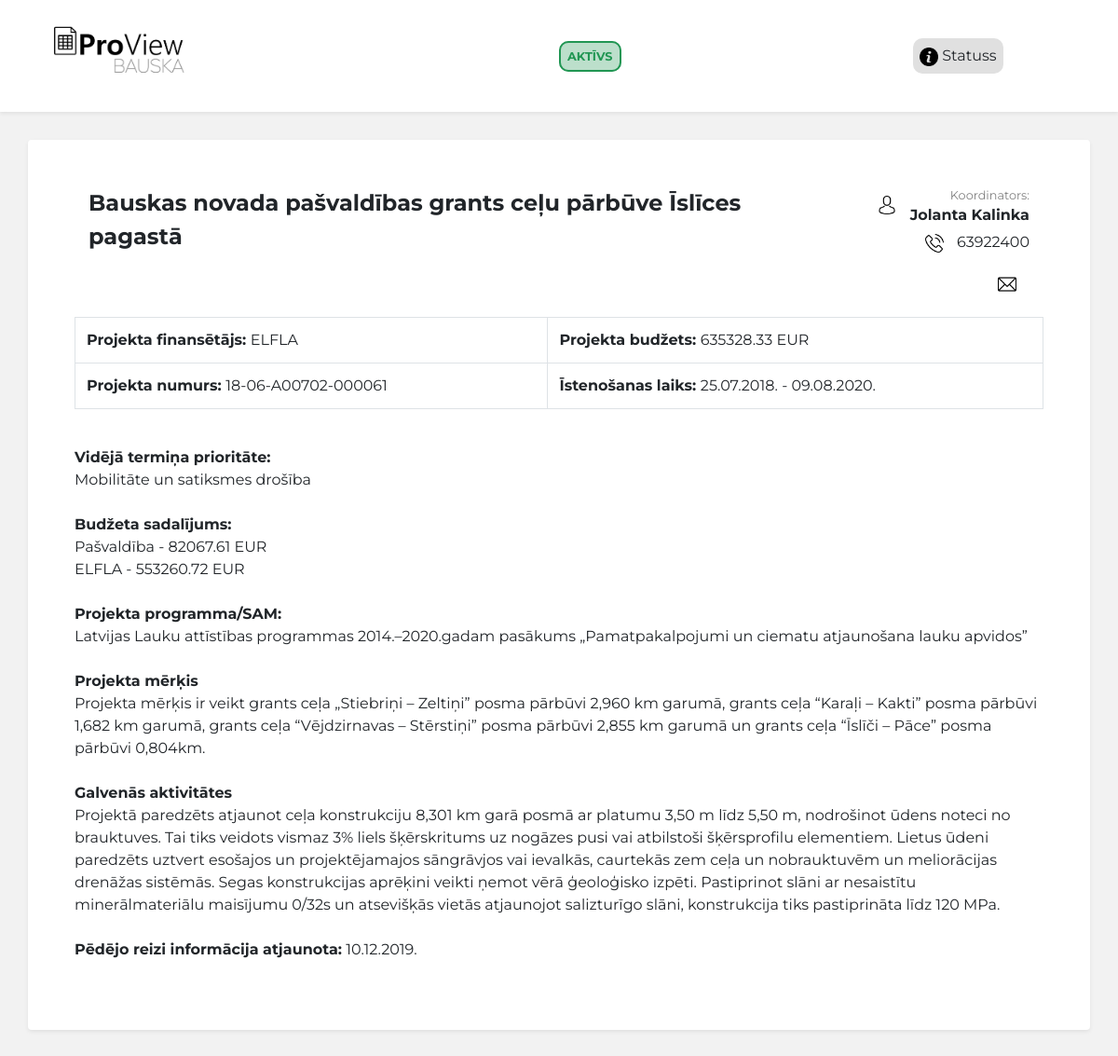
The page /individualAbout.php?id=2 on the database its author committed.
### tables this page shows
CREATE TABLE IF NOT EXISTS `projekti` (
  `ID` int(11) NOT NULL AUTO_INCREMENT,
  `Name` text NOT NULL,
  `Financer` text NOT NULL,
  `Status` text NOT NULL,
  `Category` text,
  `Number` text,
  `SAM` text,
  `Budget` bigint(11) DEFAULT NULL,
  `Purpose` text,
  `Activities` text,
  `StartDate` date DEFAULT NULL,
  `FinishDate` date DEFAULT NULL,
  `CoordinatorName` text,
  `CoordinatorContacts` text,
  `CoordinatorEmail` text,
  `BudgetSpent` bigint(11) DEFAULT '0',
  `Entry` datetime NOT NULL DEFAULT CURRENT_TIMESTAMP,
  `UpdateDate` datetime NOT NULL DEFAULT CURRENT_TIMESTAMP,
  PRIMARY KEY (`ID`),
  KEY `ID` (`ID`)
);

### functions/function.php (called while the page is built, shortened)
<?php
  require_once "connect.php";
  function getProjects($id) {
    global $mysqli;
    if($id){
      $query = "SELECT * FROM projekti WHERE ID = ".$id;
    } else {
      $query = "SELECT * FROM projekti";
    }
    $result = mysqli_query($mysqli, $query);
    if(!$id){
      return resultToArray($result);
    }else{
      return mysqli_fetch_assoc($result);
    };
  };
  function intToMoney($amount){
    $money = floatval($amount) / 100;
    return $money;
  }
  function financervalues($id){
    global $mysqli;
    $query = "SELECT * FROM finansetajs WHERE project_id = $id";
    $result = mysqli_query($mysqli, $query);
    $financierArray = mysqli_fetch_all($result,MYSQLI_ASSOC);
    $financierArray =  array_slice($financierArray[0],2);
    return $financierArray;
  }
 ?>

### individualAbout.php (the view, shortened to what this page needs)
<!DOCTYPE html>
<html lang="lv" dir="ltr">
	<head>
		<link rel="stylesheet" href="https://stackpath.bootstrapcdn.com/bootstrap/4.3.1/css/bootstrap.min.css">
		<link href="css/buttons.css" rel="stylesheet">
		<link rel="stylesheet" href="style.css">
		<?php
			require_once "functions/function.php";
			$projects = getProjects($_GET['id']);
			$financers = financervalues($_GET['id']);
			require_once "blocks/head.php";
		?>
		<?php
			$Municipality = intToMoney($financers["Municipality"]);
			$ELFLA = intToMoney($financers["ELFLA"]);
		?>
	</head>
	<body>
		<header class="shadow-sm">
			<div class="container">
				<div class="row">
					<div class="col-md">
						<a class="header-logo" href="/">
							<img src="/ProView Bauska Logo - Final.png" class="header-logo" alt="Logo">
						</a>
					</div>
					<div class="col-md">
						<div class="header-center">
							<?php
								switch ($projects["Status"]) {
									case 'Aktīvs':
										$background = "rgb(33, 150, 83, 0.3)";
										$border = "#219653";
										$color = "#219653";
										break;
								}
								echo "<span class='status-text' style='background:" . $background . "; border: 2px solid " . $border . "; color: " . $color . "'>".$projects["Status"]."</span>";
							?>
						</div>
					</div>
					<div class="col-md">
						<div class='center admin-button' onclick='window.location="<?php echo "status.php?id=" . $projects["ID"] ?>"'>
							<img src='Design/Icons/icon.png' class='admin-icon' alt='Stats icon'>
							Statuss
						</div>
					</div>
				</div>
		</header>
		<div class="container">
			<div class="row">
				<div class="col-md-12 shadow-sm p-3 mb-5 bg-white rounded individual-main-container">
					<div class="container">
						<div class="row">
							<div class="col-md-9">
								<div class="title-style"><?php echo $projects["Name"]; ?></div>
							</div>
							<div class="col-md-3 text-right">
								<div>
									<img src="Design/Icons/avatar.png" class="img-style avatar-icon individual-icon" alt="Avatar icon">
									<span class="coordination-text">
										<p class="coordination-name">Koordinators:</p>
										<b><?php echo $projects["CoordinatorName"]; ?></b> <br>
									</span>
								</div>
								<div>
								<img src="Design/Icons/phone-call.png" class="img-style individual-icon" alt="Phone icon">
								<p class="coordination-tel"><?php echo $projects["CoordinatorContacts"]; ?></p>
								</div>
								<div>
								<img src="Design/Icons/email.png" class="img-style individual-icon" alt="Email icon">
								</div>
							</div>
						</div>
					</div>
					<br>
					<table class="table table-bordered">
						<tr>
							<td>
								<b>Projekta finansētājs: </b>
								<?php echo $projects["Financer"]; ?>
							</td>
							<td>
								<b>Projekta budžets: </b>
								<?php echo intToMoney($projects["Budget"]); ?> EUR
							</td>
						</tr>
						<tr>
							<td>
								<b>Projekta numurs: </b>
								<?php echo $projects["Number"]; ?>
							</td>
							<td>
								<b>Īstenošanas laiks: </b>
								<?php echo date("d.m.Y.", strtotime($projects["StartDate"])), " - ", date("d.m.Y.", strtotime($projects["FinishDate"])); ?>
							</td>
						</tr>
					</table>
					<br>
					<div>
						<b>Vidējā termiņa prioritāte: </b> <br>
						<?php echo $projects["Category"]; ?>
					</div>
					<br>
					<div>
						<b>Budžeta sadalījums: </b> <br>
						<?php echo $Municipality > 0 ? "Pašvaldība - ".$Municipality." EUR<br>" : "" ?>
						<?php echo $ELFLA > 0 ? "ELFLA - ".$ELFLA." EUR<br>" : "" ?>
					</div>
					<br>
					<div>
						<b>Projekta programma/SAM: </b> <br>
						<?php echo $projects["SAM"]; ?>
					</div>
					<br>
					<div>
						<b>Projekta mērķis</b> <br>
						<?php echo $projects["Purpose"]; ?>
					</div>
					<br>
					<div>
						<b>Galvenās aktivitātes</b> <br>
						<?php echo $projects["Activities"]; ?>
					</div>
					<br>
					<div>
						<b>Pēdējo reizi informācija atjaunota:</b>
						<?php echo date("d.m.Y.", strtotime($projects["UpdateDate"])); ?>
					</div>
					<br>
				</div>
			</div>
		</div>
	</body>
</html>

### style.css (style rules this page uses)
html, body { margin: 0; background: #F2F2F2; font-family: 'Montserrat', sans-serif; }
td { cursor: pointer; }
.status-text { border-radius: 10px; font-size: 0.8rem; font-weight: bold; padding: 7px; text-transform: uppercase; }
.title-style { font-weight: bold; font-size: 1.5rem; vertical-align: middle; }
.img-style { width: 1.5rem; height: 1.5rem; }
header { background: white; margin-bottom: 30px; }
header .col-md { height: 120px; position: relative; }
header .col-md div { position: absolute; top: 50%; transform: translate(0%, -50%); }
header .center { left: 50%; }
.header-center { left: 50%; transform: translate(-50%, -50%); }
.header-logo { height: 120px; }
.admin-button { box-shadow: none !important; background: #E0E0E0; border-radius: 10px; cursor: pointer; padding: 7px; }
.admin-icon { width: 20px; height: 20px; }
.individual-main-container { padding: 50px!important; }
.coordination-text { display: inline-block; }
.coordination-name { color: #828282; font-size: 0.8rem; margin: 0; }
.coordination-tel { display: inline-block; margin-top: 5px; }
.avatar-icon { vertical-align: super; }
.individual-icon { margin-right: 10px; height: 20px; width: 20px; }

### css/style.css (style rules this page uses)
body { margin: 0px; }

### rows shown on the page
projekti: Status "AKTĪVS", Name "Bauskas novada pašvaldības grants ceļu pārbūve Īslīces pagastā", CoordinatorName "Jolanta Kalinka", CoordinatorContacts "63922400", Financer "ELFLA", Budget "635328.33", Number "18-06-A00702-000061", StartDate "25.07.2018.", FinishDate "09.08.2020.", Category "Mobilitāte un satiksmes drošība", SAM "Latvijas Lauku attīstības programmas 2014.–2020.gadam pasākums „Pamatpakalpojumi un ciematu atjaunošana lauku apvidos”", Purpose "Projekta mērķis ir veikt grants ceļa „Stiebriņi – Zeltiņi” posma pārbūvi 2,960 km garumā, grants ceļa “Karaļi – Kakti” posma pārbūvi 1,682 km garumā, grants ceļa “Vējdzirnavas – Stērstiņi” posma pārbūvi 2,855 km garumā un grants ceļa “Īslīči – Pāce” posma pārbūvi 0,804km.", Activities "Projektā paredzēts atjaunot ceļa konstrukciju 8,301 km garā posmā ar platumu 3,50 m līdz 5,50 m, nodrošinot ūdens noteci no brauktuves. Tai tiks veidots vismaz 3% liels šķērskritums uz nogāzes pusi vai atbilstoši šķērsprofilu elementiem. Lietus ūdeni paredzēts uztvert esošajos un projektējamajos sāngrāvjos vai ievalkās, caurtekās zem ceļa un nobrauktuvēm un meliorācijas drenāžas sistēmās. Segas konstrukcijas aprēķini veikti ņemot vērā ģeoloģisko izpēti. Pastiprinot slāni ar nesaistītu minerālmateriālu maisījumu 0/32s un atsevišķās vietās atjaunojot salizturīgo slāni, konstrukcija tiks pastiprināta līdz 120 MPa.", UpdateDate "10.12.2019."

### other values the page prints
$Municipality "82067.61"
$ELFLA "553260.72"
